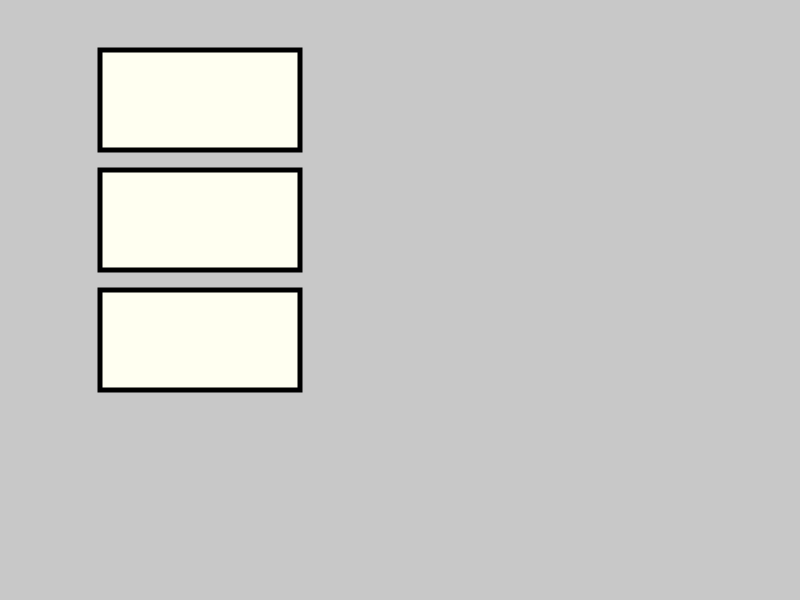
Frame 1 (no input)
Frame 60 (no input): identical to frame 1, image omitted
Frame 120 (the mouse pressed at the canvas centre since frame 60): identical to frame 1, image omitted

The p5.js sketch that drew this single still picture (run headless with seeded random() and noise() and a simulated clock; from frame 60 on, the mouse is pressed at the canvas centre):

// p5.js sketch
// ── sketch.js



function setup() {
 	createCanvas(800,600); 

 	background(200);
  	fill(255,255,241);
  	strokeWeight(5);

	
	let yPos = 50;
	let yDistance = 120;

	// yPos is 50
  	rect(100,yPos, 200,100);
  	yPos = yPos + yDistance;
  	// now, yPos is 200

  	rect(100,yPos, 200,100);
  	
  	yPos = yPos + yDistance;
  	// now, yPos is 350
  	rect(100,yPos, 200,100);

}

function draw() {
   	

}
